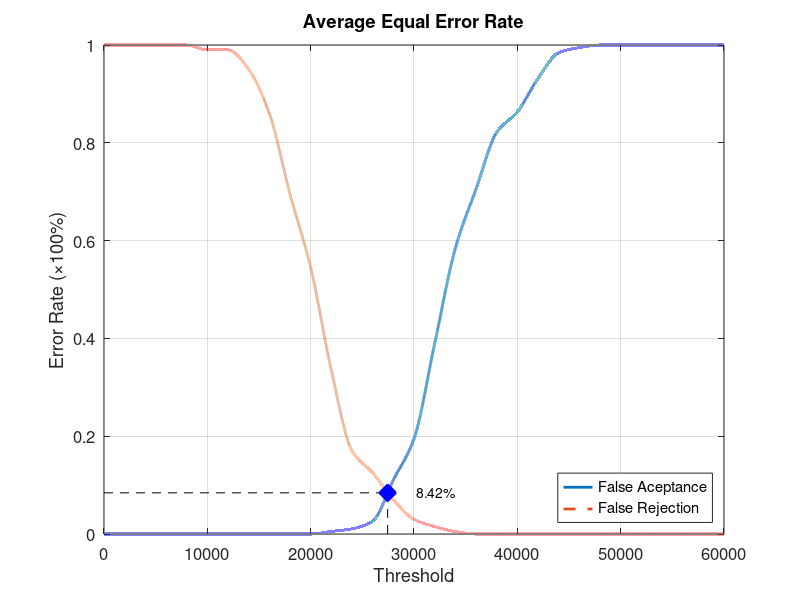
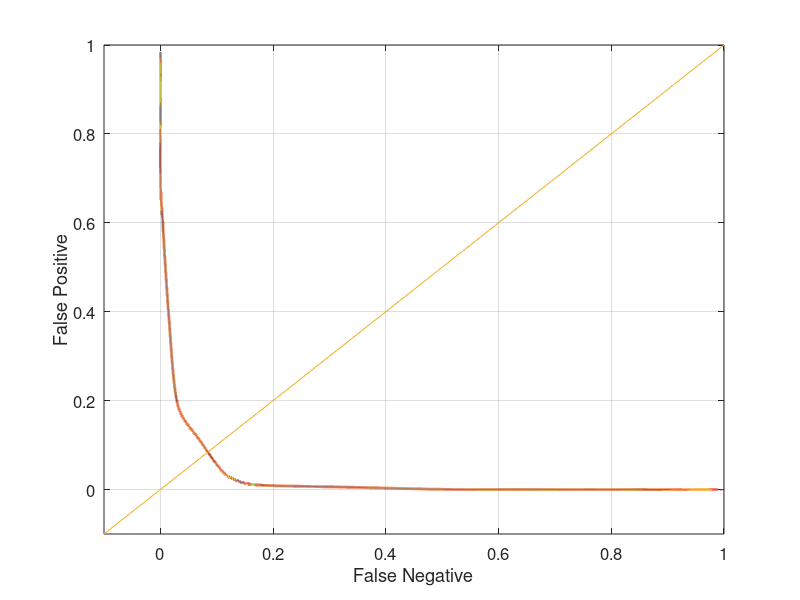

These figures' MATLAB source, in order:
function yEER = Database5_2
close all;
clear;
clc;
x = 0:2000:60000;
xq = 0:0.5:60000;

y0 = [0 0 0 0 0 0 0 0 0 0 0 0.00526316 0.0105263 0.0263158 0.110526 0.194737 0.389474 0.584211 0.705263 0.821053 0.863158 0.931579 0.984211 0.994737 1 1 1 1 1 1 1];
yy0 = interp1(x, y0, xq, 'pchip');
y1 = [1 1 1 1 1 0.99 0.99 0.95 0.86 0.695 0.545 0.335 0.17 0.125 0.07 0.03 0.015 0.005 0 0 0 0 0 0 0 0 0 0 0 0 0];
yy1 = interp1(x, y1, xq, 'pchip');

% Calculating EER: 
y2 = abs(y0 - y1);
find(y2 == min(y2))
yy2 = abs(yy0 - yy1);
xEER = find(yy2 == min(yy2));
xEERIndex = xq(xEER) % X-axis EER
yEER = yy0(xEER) % Y-axis EER

main = figure
plot(xq, yy0,'-','LineWidth', 2);	hold on
plot(xq, yy1,'--','LineWidth', 2);	hold on
plot([xEERIndex xEERIndex], [0 yEER], 'k--');	hold on
plot([0 xEERIndex], [yEER yEER], 'k--');	hold on
plot(xEERIndex, yEER, 'bx', 'LineWidth', 10);	hold on
text(xEERIndex + 10 * xEERIndex / 100, yEER, [num2str(round((10000 * yEER)) / 100) '%'])
legend('False Aceptance', 'False Rejection', 'Location', 'SouthEast')
xlabel('Threshold')
ylabel('Error Rate (\times100%)')
title('Average Equal Error Rate')
set(gca, 'FontSize', 12)
axis([0 60000 0 1])
grid on

print(main, 'Database5_2Main', '-dpng');
FNRxFPR = figure('Color', [1 1 1]);
plot(yy1, yy0, '-', yy1, yy0, 'LineWidth', 2);
hold on
y = -0.1:0.1:1
plot(y, y); 
set(gca, 'FontSize', 12)
xlabel('False Negative')
ylabel('False Positive')
axis([-0.1 1 -0.1 1])
set(gca, 'FontSize', 12)
grid on

print(FNRxFPR, 'Database5_2FNRxFPR','-dpng');
end
